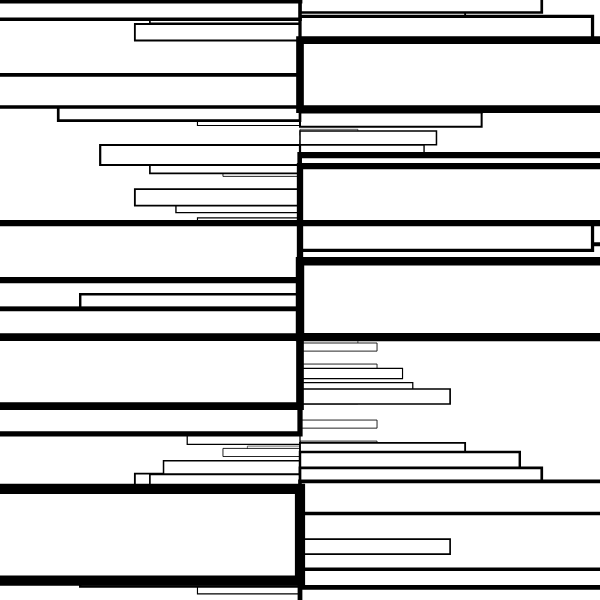
Frame 1 (no input)
Frame 60 (no input): identical to frame 1, image omitted
Frame 120 (the mouse pressed at the canvas centre since frame 60): identical to frame 1, image omitted

The p5.js sketch that drew this single still picture (run headless with seeded random() and noise() and a simulated clock; from frame 60 on, the mouse is pressed at the canvas centre):

// p5.js sketch
// ── sketch.js

// Point = P, Rectangle = R, line = F, Line*4 = D
// You can play around with length, angle, strokeweight, colors,...

let premise = 'R';
  let rules = {
    R: '++RR>[RR]',
    
  }
let bigRule;


let length = 90;
let angle = 90;

function setup() {
  createCanvas(600, 600);
  angleMode(DEGREES);
  bigRule = resolveRules(premise, rules, 3);
  print(bigRule);
  
}

function draw() {
  background('white');
  stroke('black');
  strokeWeight(1);
  //noFill();
  translate(width / 2, height / 2);
  rotate(-90);
  scale(0.3);

  drawShape(bigRule);
   // angle += 1;
  // length += 0.1;
}

function resolveRules(startRule, rules, depth) {
  let endRule = '';
  for (let currentLetter of startRule) {
    if (currentLetter in rules) {
      endRule += rules[currentLetter];
    } else {
      endRule += currentLetter;
    }
  }
  if (depth >= 1) {
    endRule = resolveRules(endRule, rules, depth - 1);
  }
  return endRule;
}


function drawShape(rule)  {
  for (let c of rule) {
    if (c === 'F') {
      line(0, 0, length, 0);
      translate(length, 0);
    } else if (c === 'R') {
      rect(0, 0, length/10, length);
      translate(length, 0);
    } else if (c === 'P') {
      point(0, 0);
      translate(length/2, 0);
    } else if (c === 'D') {
      line(0, 0, length * 4, 0);
      translate(length*4, 0);
    } else if (c === 'f') {
      translate(0, length, 0);
    } else if (c === '+') {
      rotate(angle);
    } else if (c === '-') {
      rotate(-angle);
    } else if (c === '[') {
      push();
    } else if (c === ']') {
      pop();
    } else if (c === '>') {
      scale(1.1);
    } else if (c === '<') {
      scale(0.8);
   
    }
  }
}
